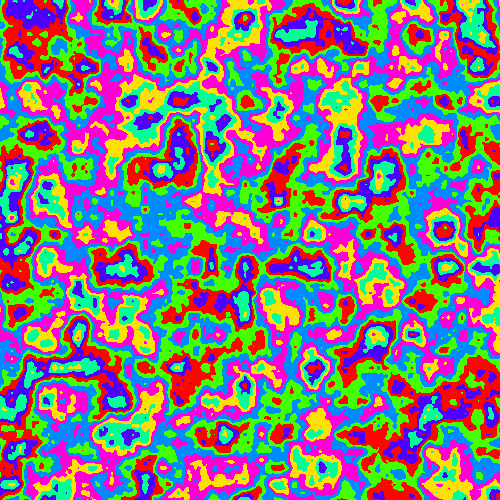
Frame 1 (no input)
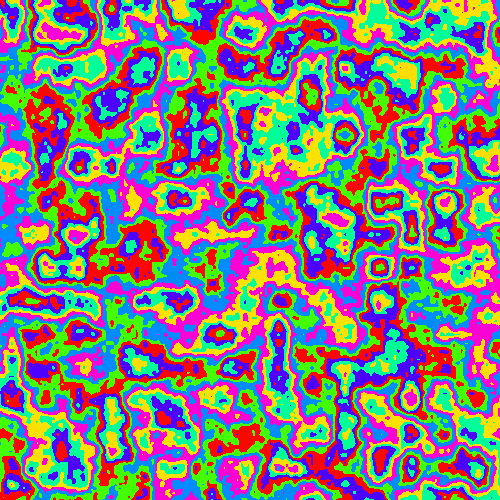
Frame 60 (the mouse pressed at the canvas centre just before this capture)
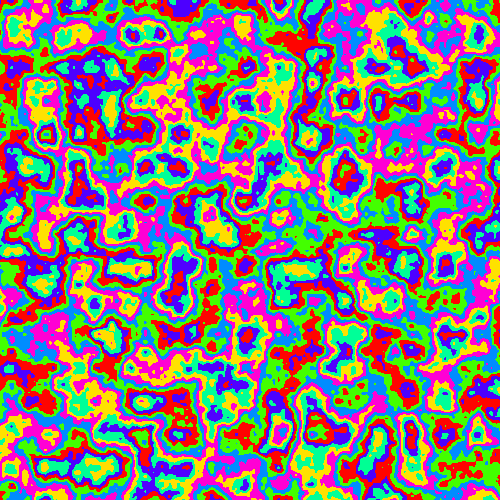
Frame 120 (the mouse held since frame 60 and released just before this capture)

The Processing sketch that drew these frames (run headless with seeded random() and noise(); from frame 60 on, the mouse is pressed at the canvas centre):

// Processing sketch: sketch20160112
// ── sketch20160112.pde
/* OpenProcessing Tweak of *@*http://www.openprocessing.org/sketch/294460*@* */
/* !do not delete the line above, required for linking your tweak if you upload again */
/**
* Psychedelic Perlin 2D
*
* @author aa_debdeb
* @date 2016/01/12
*/

float noiseX;
float noiseY;
float noiseT;

void setup(){
  size(500, 500);
  frameRate(30);
  colorMode(HSB, 360, 100, 100);
  noiseX = random(100);
  noiseY = random(100);
  noiseT = random(100);
}

void draw(){
  loadPixels();
  for(int y = 0; y < height; y++){
    for(int x = 0; x < width; x++){
      float n = noise(noiseX + x * 0.03, noiseY + y * 0.03, noiseT + frameCount * 0.2);
      float level = int(n * 20);
      float hue = (level * 103) % 360;
      color c = color(hue, 100, 100); 
      pixels[y * width + x] = c;
    }
  }
  updatePixels();
}
